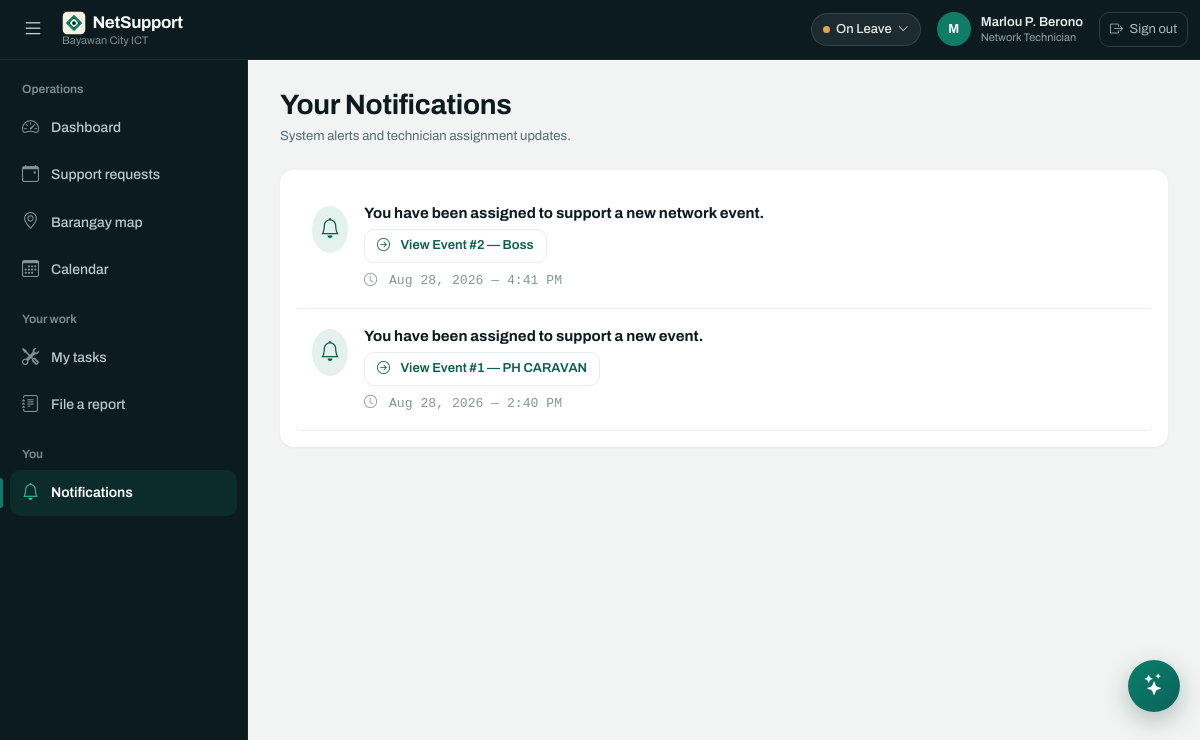
The app's page /notifications.php (signed in) with its own data.
### tables this page shows
CREATE TABLE `technician_availability` (
  `technician_id` int(10) UNSIGNED NOT NULL,
  `is_team_lead` tinyint(1) NOT NULL DEFAULT 0,
  `availability` enum('Available','Busy','On Leave','Unavailable') DEFAULT 'Available',
  `updated_at` timestamp NOT NULL DEFAULT current_timestamp() ON UPDATE current_timestamp()
);

CREATE TABLE `notifications` (
  `id` int(10) UNSIGNED NOT NULL,
  `user_id` int(10) UNSIGNED NOT NULL,
  `event_id` int(10) UNSIGNED DEFAULT NULL,
  `message` varchar(300) NOT NULL,
  `read_at` datetime DEFAULT NULL,
  `created_at` timestamp NOT NULL DEFAULT current_timestamp()
);

CREATE TABLE `events` (
  `id` int(10) UNSIGNED NOT NULL,
  `title` varchar(200) NOT NULL,
  `description` text DEFAULT NULL,
  `office_id` int(10) UNSIGNED NOT NULL,
  `category` varchar(60) NOT NULL,
  `location` varchar(200) NOT NULL,
  `latitude` decimal(9,6) DEFAULT NULL,
  `longitude` decimal(9,6) DEFAULT NULL,
  `start_at` datetime NOT NULL,
  `end_at` datetime NOT NULL,
  `priority` enum('Low','Normal','High','Urgent') DEFAULT 'Normal',
  `participants` int(10) UNSIGNED DEFAULT 0,
  `bandwidth_mbps` int(10) UNSIGNED DEFAULT 0,
  `primary_connection` varchar(100) DEFAULT NULL,
  `backup_connection` varchar(100) DEFAULT NULL,
  `notes` text DEFAULT NULL,
  `status` enum('New','Pending','Assigned','In Progress','Completed','Cancelled','Rescheduled') DEFAULT 'New',
  `travel_order_status` enum('Not Created','Ongoing','Completed') NOT NULL DEFAULT 'Not Created',
  `travel_order_no` varchar(40) DEFAULT NULL,
  `travel_order_created_by` int(10) UNSIGNED DEFAULT NULL,
  `travel_order_created_at` datetime DEFAULT NULL,
  `travel_order_completed_at` datetime DEFAULT NULL,
  `created_by` int(10) UNSIGNED NOT NULL,
  `created_at` timestamp NOT NULL DEFAULT current_timestamp()
);

### config.php (called while the page is built, shortened)
<?php
function db(): PDO {
    static $pdo;
    if (!$pdo) {
        $pdo = new PDO(
            'mysql:host='.DB_HOST.';port='.DB_PORT.';dbname='.DB_NAME.';charset=utf8mb4',
            DB_USER, DB_PASS,
            [
                PDO::ATTR_ERRMODE            => PDO::ERRMODE_EXCEPTION,
                PDO::ATTR_DEFAULT_FETCH_MODE => PDO::FETCH_ASSOC,
                PDO::ATTR_EMULATE_PREPARES   => false,
            ]
        );
        $pdo->exec("SET time_zone = '+08:00'");
    }
    return $pdo;
}
function h(?string $value): string { return htmlspecialchars((string)$value, ENT_QUOTES, 'UTF-8'); }
function user(): ?array { return $_SESSION['user'] ?? null; }
function is_field_staff(): bool { return in_array(user()['role'] ?? '', ['Network Technician', 'CCS Staff'], true); }

### notifications.php (the view, shortened to what this page needs)
<?php
require 'partials/header.php';
$q = db()->prepare('SELECT n.*, e.title
                    FROM notifications n
                    LEFT JOIN events e ON e.id = n.event_id
                    WHERE n.user_id = ?
                    ORDER BY n.created_at DESC');
$q->execute([user()['id']]);
$notifications = $q->fetchAll();
?>
<div class="d-flex justify-content-between align-items-center mb-4">
    <div>
        <h3 class="fw-bold text-dark mb-1">Your Notifications</h3>
        <p class="text-secondary small mb-0">System alerts and technician assignment updates.</p>
    </div>
</div>
<div class="card stat-card border-0 p-3">
    <?php if ($notifications): ?>
        <div class="list-group list-group-flush">
            <?php foreach ($notifications as $n): ?>
                <div class="list-group-item px-3 py-3 border-bottom d-flex align-items-start gap-3">
                    <div class="bg-primary-subtle text-primary rounded-circle p-2 fs-5 mt-1">
                        <i class="bi bi-bell"></i>
                    </div>
                    <div class="flex-grow-1">
                        <div class="fw-bold text-dark mb-1"><?= h($n['message']) ?></div>
                        <?php if ($n['event_id']): ?>
                            <a href="event.php?id=<?= $n['event_id'] ?>" class="btn btn-sm btn-light border text-primary fw-semibold mb-2">
                                <i class="bi bi-arrow-right-circle me-1"></i> View Event #<?= $n['event_id'] ?> — <?= h($n['title']) ?>
                            </a>
                        <?php endif; ?>
                        <div class="small text-muted font-monospace"><i class="bi bi-clock me-1"></i> <?= date('M j, Y — g:i A', strtotime($n['created_at'])) ?></div>
                    </div>
                </div>
            <?php endforeach; ?>
        </div>
    <?php endif; ?>
</div>
<?php require 'partials/footer.php'; ?>

### partials/header.php (shortened to what this page needs)
<?php
require_once __DIR__ . '/../config.php';
$me   = user();
$page = basename($_SERVER['PHP_SELF']);
$isTech = is_field_staff();
$canHaveDutyStatus = $isTech || in_array($me['role'], ['Administrator', 'Super Administrator'], true);
$myAvailability = 'Available';
if ($canHaveDutyStatus) {
    $q = db()->prepare('SELECT availability FROM technician_availability WHERE technician_id = ?');
    $q->execute([$me['id']]);
    $myAvailability = $q->fetchColumn() ?: 'Available';
}
?>
<!doctype html>
<html lang="en">
<head>
    <link href="https://cdn.jsdelivr.net/npm/bootstrap@5.3.3/dist/css/bootstrap.min.css" rel="stylesheet">
    <link rel="stylesheet" href="https://cdn.jsdelivr.net/npm/bootstrap-icons@1.11.3/font/bootstrap-icons.min.css">
    <link href="assets/app.css?v=<?= (int) filemtime(__DIR__ . '/../assets/app.css') ?>" rel="stylesheet">
</head>
<body>
<nav class="navbar navbar-dark app-navbar sticky-top">
    <div class="container-fluid p-0 d-flex align-items-center gap-2">
        <button class="icon-btn" id="sidebarToggle" type="button"
                aria-label="Open navigation" aria-controls="appSidebar" aria-expanded="false">
            <i class="bi bi-list" aria-hidden="true"></i>
        </button>
        <a class="brand-title" href="index.php">
            <span class="wordmark"><img class="brand-mark" src="assets/netsupport-mark.svg" alt=""> NetSupport</span>
            <span class="city">Bayawan City ICT</span>
        </a>
        <div class="d-flex align-items-center gap-2 gap-md-3 ms-auto">
            <?php if ($canHaveDutyStatus): ?>
                <div class="dropdown">
                    <button class="duty-btn <?= $myAvailability === 'Available' ? '' : 'is-off' ?>" type="button"
                            data-bs-toggle="dropdown" aria-expanded="false">
                        <span class="dot" aria-hidden="true"></span>
                        <span><?= h($myAvailability) ?></span>
                        <i class="bi bi-chevron-down" style="font-size:.6875rem" aria-hidden="true"></i>
                    </button>
                </div>
            <?php endif; ?>
            <div class="who">
                <span class="avatar" aria-hidden="true"><?= strtoupper(substr($me['full_name'], 0, 1)) ?></span>
                <span class="d-none d-md-block">
                    <span class="name d-block"><?= h($me['full_name']) ?></span>
                    <span class="role d-block"><?= h($me['role']) ?></span>
                </span>
            </div>
            <a href="logout.php" class="signout">
                <i class="bi bi-box-arrow-right" aria-hidden="true"></i>
                <span>Sign out</span>
            </a>
        </div>
    </div>
</nav>
<div class="app-wrapper">
    <aside class="app-sidebar" id="appSidebar" aria-label="Main navigation">
        <div class="sidebar-heading">Operations</div>
        <a href="index.php" class="sidebar-nav-link <?= $page === 'index.php' ? 'active' : '' ?>" data-label="Dashboard">
            <i class="bi bi-speedometer2" aria-hidden="true"></i>
            <span class="nav-label">Dashboard</span>
        </a>
        <a href="events.php" class="sidebar-nav-link <?= in_array($page, ['events.php', 'event.php']) ? 'active' : '' ?>" data-label="Support requests">
            <i class="bi bi-calendar-event" aria-hidden="true"></i>
            <span class="nav-label">Support requests</span>
        </a>
        <a href="map.php" class="sidebar-nav-link <?= $page === 'map.php' ? 'active' : '' ?>" data-label="Barangay map">
            <i class="bi bi-geo-alt" aria-hidden="true"></i>
            <span class="nav-label">Barangay map</span>
        </a>
        <a href="calendar.php" class="sidebar-nav-link <?= $page === 'calendar.php' ? 'active' : '' ?>" data-label="Calendar">
            <i class="bi bi-calendar3" aria-hidden="true"></i>
            <span class="nav-label">Calendar</span>
        </a>
        <?php if ($isTech): ?>
            <div class="sidebar-heading">Your work</div>
            <a href="my_tasks.php" class="sidebar-nav-link <?= $page === 'my_tasks.php' ? 'active' : '' ?>" data-label="My tasks">
                <i class="bi bi-tools" aria-hidden="true"></i>
                <span class="nav-label">My tasks</span>
            </a>
            <a href="tech_report.php" class="sidebar-nav-link <?= $page === 'tech_report.php' ? 'active' : '' ?>" data-label="File a report">
                <i class="bi bi-journal-text" aria-hidden="true"></i>
                <span class="nav-label">File a report</span>
            </a>
        <?php endif; ?>
        <div class="sidebar-heading">You</div>
        <a href="notifications.php" class="sidebar-nav-link <?= $page === 'notifications.php' ? 'active' : '' ?>" data-label="Notifications">
            <i class="bi bi-bell" aria-hidden="true"></i>
            <span class="nav-label">Notifications</span>
        </a>
    </aside>
    <main class="app-content" id="mainContent">

### records on screen
technician_availability: availability "On Leave"
notifications: message "You have been assigned to support a new network event.", event "2", event.title "Boss", created_at "Aug 28, 2026 — 4:41 PM"
notifications: message "You have been assigned to support a new event.", event "1", event.title "PH CARAVAN", created_at "Aug 28, 2026 — 2:40 PM"

### other values on screen
substr($me['full_name'], 0, 1) "M"
$me['full_name'] "Marlou P. Berono"
$me['role'] "Network Technician"
